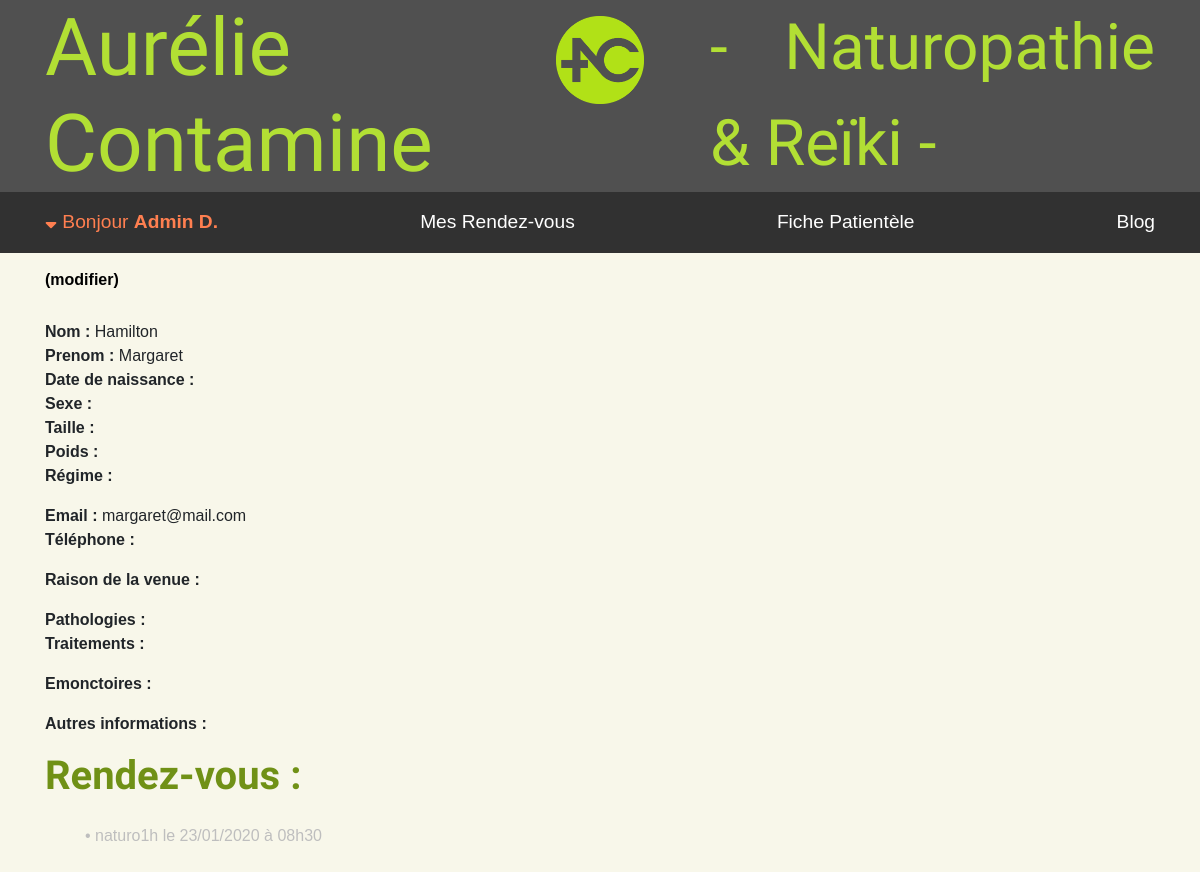
The page /php/ficheUser.php?id=36 (signed in) on the database its author committed.
### tables this page shows
CREATE TABLE `User` (
  `user_id` int(11) NOT NULL,
  `email` varchar(50) DEFAULT NULL,
  `password` varchar(100) DEFAULT NULL,
  `firstName` varchar(50) NOT NULL,
  `lastName` varchar(50) NOT NULL,
  `birthday` date DEFAULT NULL,
  `sex` varchar(20) DEFAULT NULL,
  `height` int(3) DEFAULT NULL,
  `weight` int(3) DEFAULT NULL,
  `diet` varchar(50) DEFAULT NULL,
  `phone` varchar(10) DEFAULT NULL,
  `reason` varchar(255) DEFAULT NULL,
  `pathology` text,
  `treatment` text,
  `emunctory` text,
  `other` text
);

CREATE TABLE `RendezVous` (
  `rdv_id` int(11) NOT NULL,
  `name` varchar(25) NOT NULL,
  `date` date NOT NULL,
  `start_hour` time NOT NULL,
  `content` text NOT NULL,
  `user_id` int(11) NOT NULL
);

### php/ficheUser.php (called while the page is built, shortened)
<?php
include 'classes/bdd.class.php';
include 'classes/rendezVous.class.php';
if (isset($_GET['id'])) {
    $idUser = ($_GET['id']);
    $bdd = new BDD();
    $requete = " SELECT *, DATE_FORMAT(birthday, '%d/%m/%Y') as dateEu FROM User WHERE user_id = ?";
    $userInfo = $bdd->selectOne($requete,[$idUser]);
    $rdvListe = new RendezVous();
    $mesRdv = $rdvListe -> listAll($idUser);
}
include 'vue/ficheUser.phtml';

### php/classes/bdd.class.php (called while the page is built, shortened)
<?php
class BDD {
    private $bdd;
    public function __construct (){
        $this->bdd = new PDO (
            'mysql:host=localhost;
            dbname=SiteNaturo;
            charset=utf8',
            'root',
            'root',
            [
                PDO::ATTR_ERRMODE => PDO::ERRMODE_EXCEPTION,
                PDO::ATTR_DEFAULT_FETCH_MODE => PDO::FETCH_ASSOC
            ]
            );
    }
    public function selectOne(string $sql, array $param = []){
        $requete = $this->bdd->prepare($sql);
        $requete->execute($param);
        return $requete->fetch();
    }
    public function selectAll(string $sql, array $param = []){
        $requete = $this->bdd->prepare($sql);
        $requete->execute($param);
        return $requete->fetchAll();
    }
}

### php/classes/rendezVous.class.php (called while the page is built, shortened)
<?php
class RendezVous {
    public function listAll($idUser){
        $requete = "SELECT *, DATE_FORMAT(date, '%d/%m/%Y') as dateEu, DATE_FORMAT(start_hour, '%Hh%i') as hourEu, NOW() as thisDay FROM RendezVous WHERE user_id = ? ORDER BY date DESC LIMIT 10 ";
        return $this->$bdd->selectAll($requete, [$idUser]);
    }
}

### php/vue/ficheUser.phtml (the view, shortened to what this page needs)
<?php include "templates/head.phtml" ?>
    <body>
    <?php include "templates/headerAdmin.phtml" ?>
        <div class="rouleau">
            <section class="container">
                <div class="row">
                    <div class="col-md-6">
                    <h3>Fiche de renseignement<br><a href="editUser.php?id=<?=$userInfo['user_id'];?>" style="font-family: Arial; font-size: 1rem; color: black;">(modifier)</a></h3>
                        <p> <strong>Nom : </strong><?= htmlspecialchars($userInfo['lastName']); ?><br>
                            <strong>Prenom : </strong><?= htmlspecialchars($userInfo['firstName']); ?><br>
                            <strong>Date de naissance : </strong><?= $userInfo['dateEu']; ?><br>
                            <strong>Sexe : </strong><?= htmlspecialchars($userInfo['sex']); ?><br>
                            <strong>Taille : </strong><?= htmlspecialchars($userInfo['height']); ?><br>
                            <strong>Poids : </strong><?= htmlspecialchars($userInfo['weight']); ?><br>
                            <strong>Régime : </strong><?= htmlspecialchars($userInfo['diet']); ?></p>
                        <p> <strong>Email : </strong><?= htmlspecialchars($userInfo['email']); ?><br>
                            <strong>Téléphone : </strong><?= htmlspecialchars($userInfo['phone']); ?></p>
                        <p> <strong>Raison de la venue : </strong><?= htmlspecialchars($userInfo['reason']); ?></p>
                        <p> <strong>Pathologies : </strong><?= htmlspecialchars($userInfo['pathology']); ?><br>
                            <strong>Traitements : </strong><?= htmlspecialchars($userInfo['treatment']); ?></p>
                        <p> <strong>Emonctoires : </strong><?= htmlspecialchars($userInfo['emunctory']); ?></p>
                        <p> <strong>Autres informations : </strong><?= htmlspecialchars($userInfo['other']); ?></p>
                        <h3>Rendez-vous :</h3>
                            <li>
                                <?php foreach($mesRdv as $rendezVous): ?>
                                    <?php if ($rendezVous['date'] < $rendezVous['thisDay']):?>
                                        <ul class='past'> <a href="" class="rdv-fichePatient" id=<?= $rendezVous['rdv_id']?>> &#x2022 <?= $rendezVous['name']?> le <?=$rendezVous['dateEu']?> à <?=$rendezVous['hourEu'] ?><div class="inactif"><?= htmlspecialchars($rendezVous['content'])?></div></a></ul>
                                    <?php else: ?>
                                        <ul> <a href="" class="rdv-fichePatient" id=<?= $rendezVous['rdv_id']?>> &#x2022 <?= $rendezVous['name']?> le <?=$rendezVous['dateEu']?> à <?=$rendezVous['hourEu'] ?><div class="inactif"><?=htmlspecialchars($rendezVous['content'])?></div></a></ul>
                                    <?php endif; ?>
                                <?php endforeach; ?>
                            </li>
                    </div>
                    <div class="col-md-6">
                    </div>
                </div>
            </section>
        </div>
    </body>
</html>

### css/style.css (style rules this page uses)
html { scroll-behavior: smooth; }
body { font-family: Arial, Helvetica, sans-serif; font-weight: 500; background-color: rgb(248, 247, 234); }
section { margin-bottom: 5rem; }
a { text-decoration: none; color: inherit; }
li { list-style: none; }
h1,h2,h3 { font-family: 'Amatic SC', cursive; }
h3 { font-size: 2.5rem; color: rgb(112, 145, 22); font-weight: bold; padding-bottom: 1rem; }
p { text-align: justify; }
.rouleau { margin-top: 200px; }
.past { color: rgb(190, 190, 190); }

### rows shown on the page
user: lastName "Hamilton", firstName "Margaret", email "margaret@mail.com"
rendezvous: name "naturo1h", dateEu "23/01/2020", hourEu "08h30"

### other values the page prints
$userSession->getName() "Admin D."
